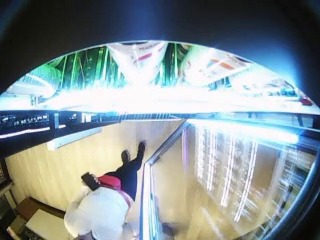
#> input picture frame 21 of data/Queens_bev3.mp4, 320 x 240 px, given in place of media.mp4, which was not available
$ python optical_flow.py
#> lines starting #> are read from the running program, lines starting #| are printed output that depends on the picture; pictures that were not available may be replaced by others from this repository, and a replacement may not be noted
import numpy as np
import cv2 as cv
cap = cv.VideoCapture(cv.samples.findFile("/home/parth/Viatouch_Media_Projects/CV_for_viatouch_media/data_for_Mapping_logic/office_transaction_1/media.mp4"))
ret, frame1 = cap.read()
#> frame1 is the input picture: shape (240, 320, 3); mean B, G, R 150.6, 147.6, 135
prvs = cv.cvtColor(frame1, cv.COLOR_BGR2GRAY)
hsv = np.zeros_like(frame1)
hsv[..., 1] = 255
while(1):
    ret, frame2 = cap.read()
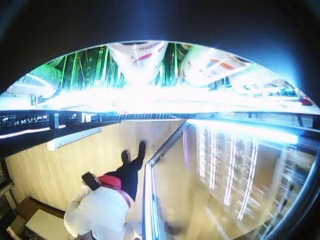
#> input picture frame 22 of data/Queens_bev3.mp4, 320 x 240 px, given in place of media.mp4, which was not available
#> frame2 is the input picture: shape (240, 320, 3); mean B, G, R 147.5, 144.5, 132
    if not ret:
        print('No frames grabbed!')
        break
    next = cv.cvtColor(frame2, cv.COLOR_BGR2GRAY)
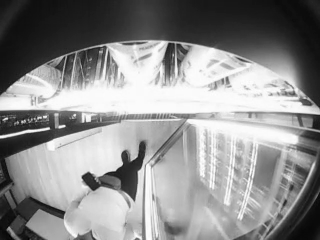
#> next: shape (240, 320); min 2, max 255, mean 141.1
    flow = cv.calcOpticalFlowFarneback(prvs, next, None, 0.5, 3, 15, 3, 5, 1.2, 0)
    mag, ang = cv.cartToPolar(flow[..., 0], flow[..., 1])
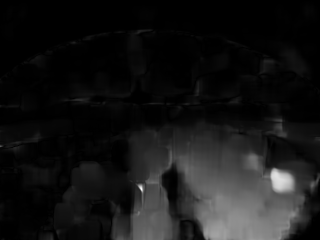
#> mag: shape (240, 320) float32; min 8.59e-06, max 6.48, mean 0.574; drawn with min black and max white
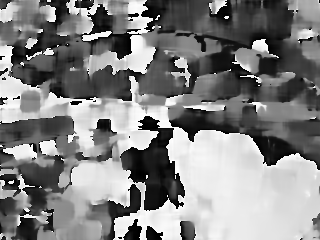
#> ang: shape (240, 320) float32; min 4.86e-05, max 6.28, mean 3.23; drawn with min black and max white
    hsv[..., 0] = ang*180/np.pi/2
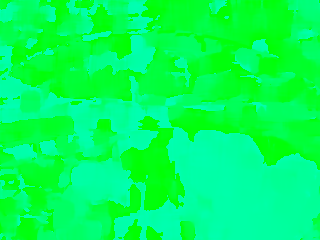
#> hsv: shape (240, 320, 3); mean of channels 0, 1, 2 92, 255, 0; drawn as B, G, R
    hsv[..., 2] = cv.normalize(mag, None, 0, 255, cv.NORM_MINMAX)
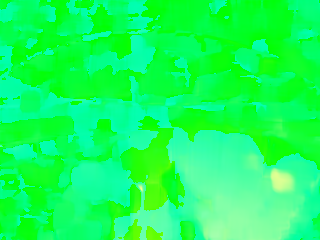
#> hsv: shape (240, 320, 3); mean of channels 0, 1, 2 92, 255, 22.1; drawn as B, G, R
    bgr = cv.cvtColor(hsv, cv.COLOR_HSV2BGR)
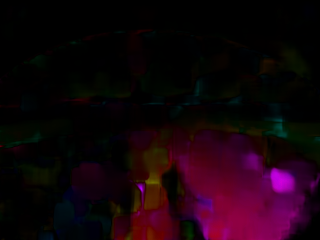
#> bgr: shape (240, 320, 3); mean B, G, R 10.7, 2.9, 20.1
    cv.imshow('frame2', bgr)
    k = cv.waitKey(30) & 0xff
#> (key Esc is pressed here)
    if k == 27:
        break
    elif k == ord('s'):
        cv.imwrite('opticalfb.png', frame2)
        cv.imwrite('opticalhsv.png', bgr)
    prvs = next
cv.destroyAllWindows()

$ run again, starting later in the video
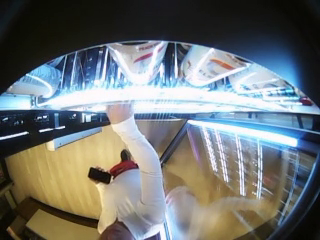
#> input picture frame 97 of data/Queens_bev3.mp4, 320 x 240 px, given in place of media.mp4, which was not available
#> frame1 is the input picture: shape (240, 320, 3); mean B, G, R 115.6, 116.5, 112.3
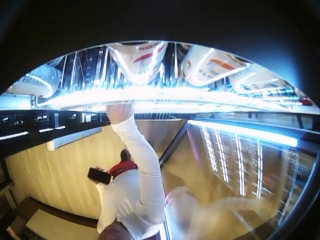
#> input picture frame 98 of data/Queens_bev3.mp4, 320 x 240 px, given in place of media.mp4, which was not available
#> frame2 is the input picture: shape (240, 320, 3); mean B, G, R 115.7, 116.5, 112.3
#> `bgr = cv.cvtColor(hsv, cv.COLOR_HSV2BGR)`:
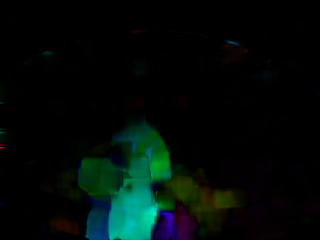
#> bgr: shape (240, 320, 3); mean B, G, R 8.3, 11.3, 2.2

$ run again, starting later in the video
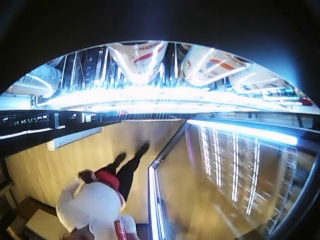
#> input picture frame 173 of data/Queens_bev3.mp4, 320 x 240 px, given in place of media.mp4, which was not available
#> frame1 is the input picture: shape (240, 320, 3); mean B, G, R 118.7, 115.9, 110.4
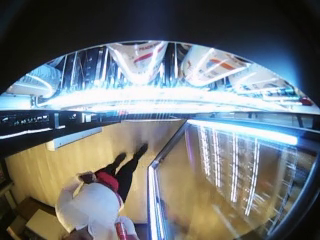
#> input picture frame 174 of data/Queens_bev3.mp4, 320 x 240 px, given in place of media.mp4, which was not available
#> frame2 is the input picture: shape (240, 320, 3); mean B, G, R 118.6, 116, 110.2
#> `bgr = cv.cvtColor(hsv, cv.COLOR_HSV2BGR)`:
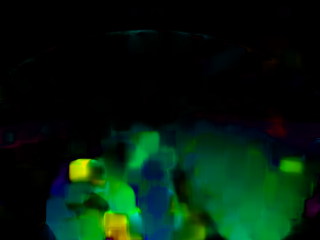
#> bgr: shape (240, 320, 3); mean B, G, R 12.4, 28.3, 3.3
